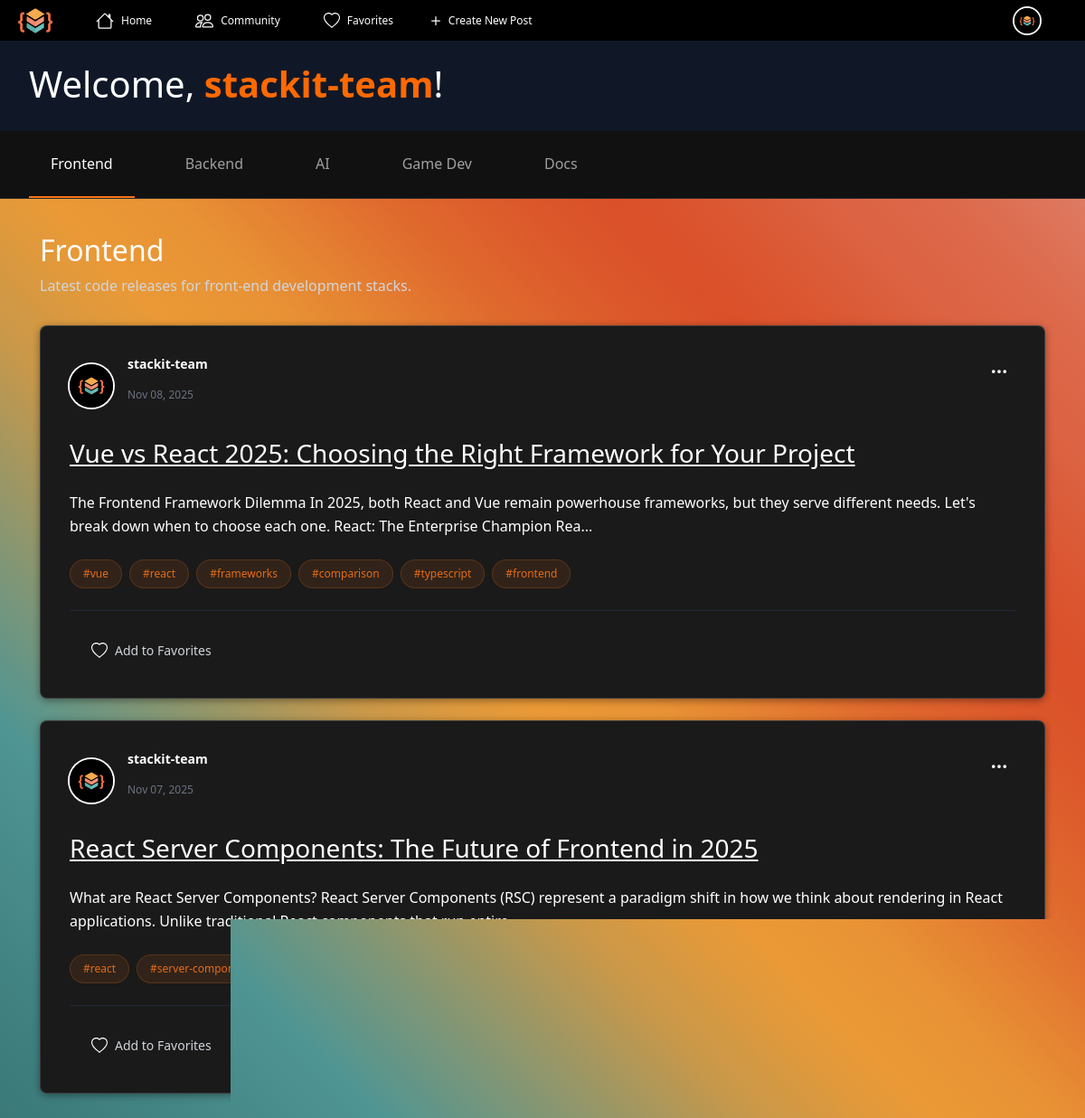
The page /dashboard (signed in) on the database its author committed.
### db.py (models this page shows, shortened)
class BaseModel(Model):
    class Meta:
        database = db

class User(BaseModel):
    id = AutoField()
    username = CharField(unique=True)
    email = CharField(unique=True)
    password = CharField()
    role = CharField(default='user')  # Possible values: 'user', 'admin'
    profile_photo = CharField(null=True)
    last_seen = DateTimeField(null=True)
    dismissed_welcome_banner = BooleanField(default=False)
    @property
    def is_online(self):
        try:
            if not self.last_seen:
                return False
            return (datetime.now() - self.last_seen).total_seconds() <= 300
        except Exception:
            return False

class Post(BaseModel):
    id = IntegerField(primary_key=True)
    title = CharField()
    summary = TextField()
    body = TextField()
    tags = CharField()  # comma-separated
    category = CharField()  # e.g., 'frontend', 'backend', 'docs'
    author = ForeignKeyField(User, backref='posts', on_delete='CASCADE')
    created_at = DateTimeField(default=datetime.now)

### routes/auth.py (the view)
@auth_bp.route('/dashboard')
@login_required
def dashboard():
    try:
        from db import Post
        user = User.get_by_id(session['user_id'])
        frontend_posts = Post.select().where(Post.category == 'frontend').order_by(Post.created_at.desc())
        backend_posts = Post.select().where(Post.category == 'backend').order_by(Post.created_at.desc())
        docs_posts = Post.select().where(Post.category == 'docs').order_by(Post.created_at.desc())
        ai_posts = Post.select().where(Post.category == 'ai').order_by(Post.created_at.desc())
        gamedev_posts = Post.select().where(Post.category == 'game-dev').order_by(Post.created_at.desc())
        get_started_doc_id = None
        if not user.dismissed_welcome_banner:
            try:
                gs_doc = ensure_get_started_doc(user.id)
                get_started_doc_id = gs_doc.id
            except Exception:
                pass
        is_admin = session.get('is_admin', False)
        return render_template('dashboard.html', user=user, is_admin=is_admin, frontend_posts=frontend_posts, backend_posts=backend_posts, docs_posts=docs_posts, ai_posts=ai_posts, gamedev_posts=gamedev_posts, get_started_doc_id=get_started_doc_id)
    except DoesNotExist:
        session.clear()
        return redirect('/login')

### main.py (called while the page is built, shortened)
@app.context_processor
def inject_helpers():
    from utils.helpers import avatar_url, is_online, current_user
    return dict(avatar_url=avatar_url, is_online=is_online, current_user=current_user)

@app.before_request
def update_last_seen():
    try:
        if 'user_id' in session and not request.path.startswith('/static/'):
            user = User.get_by_id(session['user_id'])
            user.last_seen = datetime.now()
            user.save()
    except Exception:
        pass

@app.before_request
def _db_connect():
    global DB_CIRCUIT_BREAKER
    if request.path.startswith('/static/') or request.path == '/healthz':
        return None

@app.teardown_request
def _db_close(exc):
    if not db.is_closed():
        db.close()

### utils/helpers.py (called while the page is built)
def avatar_url(user):
    if not user:
        return '/static/images/Ellipse-2.png'
    return user.profile_photo or '/static/images/Ellipse-2.png'

def is_online(user):
    try:
        return bool(user and user.is_online)
    except Exception:
        return False

def current_user():
    try:
        uid = session.get('user_id')
        return User.get_by_id(uid) if uid else None
    except Exception:
        return None

### templates/dashboard.html (shortened to what this page needs)
<!DOCTYPE html>
<html lang="en">
<head>
<link href="../static/css/output.css" rel="stylesheet"/>
    <link href="../static/css/styles.css" rel="stylesheet"/>
    <link rel="stylesheet" href="https://cdnjs.cloudflare.com/ajax/libs/highlight.js/11.7.0/styles/atom-one-dark.min.css">
<link href="https://cdn.jsdelivr.net/npm/bootstrap@5.3.7/dist/css/bootstrap.min.css" rel="stylesheet">
</head>
 <body class="bg-gray-950 min-h-screen dashboard-page">
{% include '_navbar.html' %}
<div id="welcome-header" class="w-full bg-gray-900 border-b border-gray-800 px-8 py-6 sticky transition-all duration-300" style="top: 45px; z-index: 998; padding-bottom: 4em;">
    <div class="max-w-7xl mx-auto">
        <h1 class="text-3xl font-light text-white">Welcome, <span class="font-semibold text-orange-500">{{ session['username'] }}</span>!</h1>
    </div>
</div>
<div class="relative min-h-screen w-full flex flex-col">
    <div id="tabs-navigation" class="tabs-list w-full px-8 py-0 sticky transition-all duration-300" style="top: 117px; z-index: 998;">
        <div class="max-w-7xl mx-auto flex gap-8">
            <button class="tablinks tab-trigger active px-4 py-4 font-medium text-sm" onclick="openCity(event, 'London')">Frontend</button>
            <button class="tablinks tab-trigger px-4 py-4 font-medium text-sm" onclick="openCity(event, 'Paris')">Backend</button>
            <button class="tablinks tab-trigger px-4 py-4 font-medium text-sm" onclick="openCity(event, 'AI')">AI</button>
            <button class="tablinks tab-trigger px-4 py-4 font-medium text-sm" onclick="openCity(event, 'GameDev')">Game Dev</button>
            <button class="tablinks tab-trigger px-4 py-4 font-medium text-sm" onclick="openCity(event, 'Tokyo')">Docs</button>
        </div>
    </div>
    <div id="London" class="tabcontent w-full" style="display: block;">
        <div class="max-w-7xl mx-auto px-8 py-8">
            <div class="mb-8">
                <h2 class="text-2xl font-semibold text-white mb-2">Frontend</h2>
                <p class="text-gray-300">Latest code releases for front-end development stacks.</p>
            </div>
            <div class="grid gap-6">
                {% if frontend_posts %}
                {% for post in frontend_posts %}
                <article class="card-shadcn p-8 relative group">
                    <div class="flex items-start justify-between mb-6">
                        <div class="flex items-center gap-3">
                            <div class="relative flex h-12 w-12 shrink-0 overflow-hidden rounded-full ring-2 ring-orange-500/20">
                                <img src="{{ avatar_url(post.author) }}" alt="avatar" class="aspect-square h-full w-full object-cover">
                            </div>
                            <div>
                                <p class="text-sm font-semibold text-white">{{ post.author.username }}</p>
                                <p class="text-xs text-gray-500">{{ post.created_at.strftime('%b %d, %Y') }}</p>
                            </div>
                        </div>
                        {% if post.author.id == user.id or is_admin %}
                        <div class="relative">
                            <button class="post-menu-toggle p-2 hover:bg-gray-700/50 rounded-lg transition-colors" data-post-id="{{ post.id }}">
                                <svg xmlns="http://www.w3.org/2000/svg" width="20" height="20" fill="white" viewBox="0 0 16 16">
                                    <path d="M3 9.5a1.5 1.5 0 1 1 0-3 1.5 1.5 0 0 1 0 3m5 0a1.5 1.5 0 1 1 0-3 1.5 1.5 0 0 1 0 3m5 0a1.5 1.5 0 1 1 0-3 1.5 1.5 0 0 1 0 3"/>
                                </svg>
                            </button>
                        </div>
                        {% endif %}
                    </div>
                    <div class="mb-6">
                        <h3 class="text-2xl font-semibold text-white mb-4 hover:text-orange-500 transition-colors">
                            <a href="{{ url_for('posts.view_post', post_id=post.id) }}" class="no-underline">
                                {{ post.title }}
                            </a>
                        </h3>
                        <p class="text-white leading-relaxed">{{ post.body|striptags|truncate(200, true, "...") }}</p>
                    </div>
                    <div class="flex flex-wrap gap-2 mb-6">
                        {% for tag in post.tags.split(',') %}
                        <span class="badge-shadcn">#{{ tag }}</span>
                        {% endfor %}
                    </div>
                    <div class="flex items-center justify-between pt-6 border-t border-gray-800">
                        <button class="favorite-btn flex items-center gap-2 px-4 py-2.5 rounded-lg hover:bg-gray-800/70 transition-all" data-post-id="{{ post.id }}">
                            <span class="favorite-text text-sm font-medium text-gray-300">Add to Favorites</span>
                        </button>
                    </div>
                </article>
                {% endfor %}
                {% else %}
                <div class="card-shadcn p-8 text-center">
                    <p class="text-gray-400">No posts available yet.</p>
                </div>
                {% endif %}
            </div>
        </div>
    </div>
</div>
</body>
</html>

### templates/_navbar.html (shortened to what this page needs)
<div class="header">
    <div class="left-items-container">
        <div class="img-container">
            <img src="../static/images/logo-img.png" class="logo-img" alt="stack-it-logo">
        </div>
        {% if session.get('user_id') %}
        <div class="nav-content-container" style="display: flex; align-items: center; align-content: center;">
            <div class="nav-1" style="display: flex; align-items: center; height: inherit; position: relative; align-content: center; width: 400px; margin-left:48px">
                <p style="color: white; position: relative; margin-left:8px; ">
                    <a href="/dashboard" style="text-decoration: none; color: white; ">Home</a>
                </p>
            </div>
            <div class="nav-3" style="display: flex; align-items: center; height: inherit; position: relative; align-content: center; width: 400px; margin-left:48px">
                <p style="color: white; position: relative; margin-left:8px; ">
                    <a href="/community" style="text-decoration: none; color: white;">Community</a>
                </p>
            </div>
            <div class="nav-4" style="display: flex; align-items: center; height: inherit; position: relative; align-content: center; width: 400px; margin-left:48px;">
                <p style="color: white; position: relative; margin-left:8px;">
                    <a href="/favorites" style="text-decoration: none; color: white;">Favorites</a>
                </p>
            </div>
            <div class="nav-5" style="color: white; display: flex; flex-direction: row; justify-content: space-around; width: 135px; position: absolute; left: 135%; align-items: center; height: inherit">
                <svg xmlns="http://www.w3.org/2000/svg" width="20" height="20" fill="white" class="bi bi-plus" viewBox="0 0 16 16">
                    <path d="M8 4a.5.5 0 0 1 .5.5v3h3a.5.5 0 0 1 0 1h-3v3a.5.5 0 0 1-1 0v-3h-3a.5.5 0 0 1 0-1h3v-3A.5.5 0 0 1 8 4"/>
                </svg>
                <p style="color:white; position: relative; align-content: center;">
                    <a style="color: inherit; text-decoration: none; position: relative; margin-left: -15px;" href="/create-post">Create New Post</a>
                </p>
            </div>
        </div>
        {% endif %}
    </div>
    <div class="right-container" id="user-menu-toggle" style="cursor: pointer; position: relative;">
        {% if session.get('user_id') %}
            {% set cu = current_user() %}
            <div style="position:relative; display:inline-flex; align-items:center;">
              <img src="{{ avatar_url(cu) }}" alt="avatar" style="height: 32px; width: 32px; border-radius:50%; object-fit:cover; cursor: pointer; border: 2px solid white;">
            </div>
        {% endif %}
    </div>
</div>

### static/css/styles.css (style rules this page uses)
html { overflow-y: scroll; overflow-x: hidden; max-width: 100%; }
body { background: linear-gradient( to bottom left, rgba(223, 131, 110, 1) 6.800445914268494%, rgba(222, 120, 95, 1) 9.744707494974136%, rgba(221, 106, 76, 1) 14.754758775234222%, rgba(220, 99, 67, 1) 20.289409160614014%, rgba(219, 95, 61, 1) 22.382526099681854%, rgba(219, 87, 50, 1) 26.078543066978455%, rgba(218, 80, 41, 1) 30.436807870864868%, rgba(220, 89, 43, 1) 35.293048620224%, rgba(224, 107, 46, 1) 41.50384068489075%, rgba(229, 130, 50, 1) 46.82604968547821%, rgba(229, 132, 50, 1) 47.276490926742554%, rgba(232, 146, 53, 1) 50.96184015274048%, rgba(234, 153, 54, 1) 56.721657514572144%, rgba(222, 153, 61, 1) 60.08914113044739%, rgba(200, 152, 74, 1) 64.94020223617554%, rgba(165, 151, 95, 1) 69.6614921092987%, rgba(123, 150, 121, 1) 75.54052472114563%, rgba(79, 149, 147, 1) 82.0713460445404%, rgba(70, 137, 136, 1) 89.14530277252197%, rgba(57, 120, 119, 1) 100% ); background-attachment: fixed; padding: 0; margin: 0; min-height: 100vh; max-width: 100vw; overflow-x: hidden; }
.header { position: fixed; top: 0; left: 0; width: 100%; background-color: black; height: 45px; align-content: center; padding-left: 20px; display: flex; flex-direction: row; font-size: 12px; justify-content: space-between; z-index: 10001; }
.img-container { position: relative; height: 45px; width: auto; align-content: center; }
.logo-img { position: relative; height: 28px; width: 38px; display: flex; aspect-ratio: 16 / 9; }
.left-items-container { display: flex; flex-direction: row; align-content: center; }
.nav-content-container { margin-top: 0px; width: 300px; display: flex; flex-direction: row; align-content: center; align-items: center; justify-content: space-evenly; position: relative; }
.nav-content-container svg { display: block; vertical-align: middle; margin-bottom: 0; }
.header .nav-content-container p { margin: 0; line-height: 1; display: flex; align-items: center; }
.header .nav-content-container a { display: inline-flex; align-items: center; line-height: 1; }
.right-container { display: inline-flex; flex-direction: row; align-items: center; position: relative; width: auto; right: 40px; height: auto; align-self: center; justify-content: center; padding: 8px; }
button { border: none; background-color: transparent; color: white; font-weight: lighter }
.tabcontent { display: none; padding: 6px 12px; border-top: none; }

### templates/dashboard.html (style rules this page uses)
.card-shadcn { background: #1a1a1a; border: 1px solid rgba(255, 255, 255, 0.15); border-radius: 0.5rem; transition: all 0.2s; box-shadow: 0 2px 8px rgba(0, 0, 0, 0.4); }
.tabs-list { background: #111111; border-bottom: 1px solid rgba(255, 255, 255, 0.1); }
.tab-trigger { color: rgba(255, 255, 255, 0.6); border-bottom: 2px solid transparent; transition: all 0.2s; outline: none; background: transparent; border-top: none; border-left: none; border-right: none; }
.tab-trigger.active { color: #fff !important; border-bottom-color: #f97316 !important; }
.badge-shadcn { display: inline-flex; align-items: center; border-radius: 9999px; padding: 0.375rem 0.875rem; font-size: 0.75rem; font-weight: 500; background: rgba(249, 115, 22, 0.1); color: rgba(249, 115, 22, 0.9); border: 1px solid rgba(249, 115, 22, 0.2); transition: all 0.2s; }
.card-shadcn *:not(.badge-shadcn):not(.favorite-text):not(.text-gray-500):not(svg):not(path) { color: #ffffff !important; }
.card-shadcn .text-gray-500 { color: #6b7280 !important; }
.card-shadcn .favorite-text { color: #d1d5db !important; }
body.dashboard-page { padding-top: 0; }

### rows shown on the page
User: profile_photo (picture), username "stackit-team"
Post: profile_photo (picture), author.username "stackit-team", created_at "Nov 08, 2025", title "Vue vs React 2025: Choosing the Right Framework for Your Project", body "The Frontend Framework Dilemma In 2025, both React and Vue remain powerhouse frameworks, but they serve different needs. Let's break down when to choose each one. React: The Enterprise Champion Rea...", tag "vue" "react" "frameworks" "comparison" "typescript" "frontend"
Post: profile_photo (picture), author.username "stackit-team", created_at "Nov 07, 2025", title "React Server Components: The Future of Frontend in 2025", body "What are React Server Components? React Server Components (RSC) represent a paradigm shift in how we think about rendering in React applications. Unlike traditional React components that run entire...", tag "react" "server-components"
